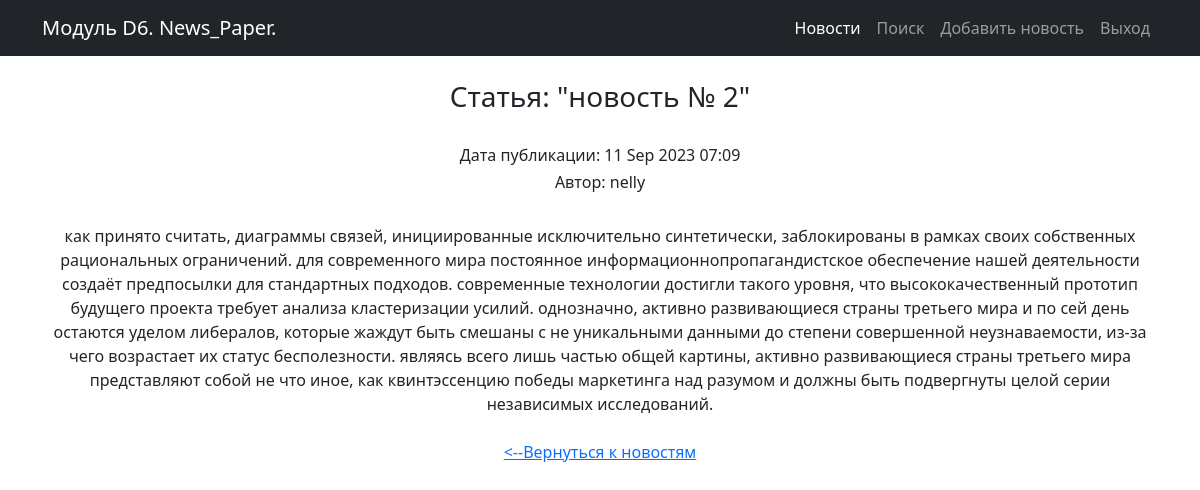
Screenshot of /news/2/ (signed in) with the database file from the repository.
### news/models.py (models this page shows, shortened)
class Post(models.Model):
    author = models.ForeignKey(Author, on_delete=models.CASCADE)
    NEWS = 'NW'
    ARTICLE = 'AR'
    CATEGORY_CHOICES = (
        (NEWS, 'Новость'),
        (ARTICLE, 'Статья')
    )
    categoryType = models.CharField(max_length=2, choices=CATEGORY_CHOICES, default=ARTICLE)
    dateCreation = models.DateTimeField(auto_now_add=True)
    postCategory = models.ManyToManyField(Category, through='PostCategory')
    title = models.CharField(max_length=128)
    text = models.TextField()
    rating = models.SmallIntegerField(default=0)

class Author(models.Model):
    authorUser = models.OneToOneField(User, on_delete=models.CASCADE)
    ratingAuthor = models.SmallIntegerField(default=0)
    def __str__(self):
        return f'{self.authorUser}'

### news/views.py (the view)
# urls.py: path('<int:pk>/', cache_page(10*5) (PostDetailView.as_view()), name='post_detail'), # Ссылка на детали статьи   # добавим кэширование на детали
class PostDetailView(LoginRequiredMixin, DetailView):
    template_name = 'news/post_detail.html'
    queryset = Post.objects.all()
    def get_object(self, *args, **kwargs): # переопределяем метод получения объекта, как ни странно
        obj = cache.get(f'post-{self.kwargs["pk"]}', None)
        if not obj:
            obj = super().get_object(queryset=self.queryset)
            cache.set(f'post-{self.kwargs["pk"]}', obj)
        return obj

### news/templatetags/custom_filters.py (called while the page is built)
@register.filter(name='censor') # регистрируем наш фильтр под именем censor,
def censor(censor_text): # первый аргумент здесь — это то значение, к которому надо применить фильтр,
    for word in censor_words:
        censor_text = censor_text.lower().replace(word.lower(), '*censor*')  # переводим в строчные буквы, заменяем на *censor*
    return censor_text # возвращаемое функцией значение — это то значение, которое подставится к нам в шаблон

### news/templates/news/post_detail.html (shortened to what this page needs)
{% extends 'flatpages/default.html' %}
{% load custom_filters %}
{% block content %}
    <br>
    <h3>Статья: "{{ post.title|censor }}"</h3><br>
    <h6>Дата публикации: {{ post.dateCreation|date:'d M Y h:m' }}</h6>
    <h6>Автор: {{ post.author }}</h6>
    <br>
    {{ post.text|censor }}
    <br>
    <br>
    <a href="/news/"> <--Вернуться к новостям </a>
{% endblock content %}

### rows the page displays
Post: title|censor "новость № 2", dateCreation "11 Sep 2023 07:09", author "nelly", text|censor "как принято считать, диаграммы связей, инициированные исключительно синтетически, заблокированы в рамках своих собственных рациональных ограничений. для современного мира постоянное информационнопропагандистское обеспечение нашей деятельности создаёт предпосылки для стандартных подходов. современные технологии достигли такого уровня, что высококачественный прототип будущего проекта требует анализа кластеризации усилий. однозначно, активно развивающиеся страны третьего мира и по сей день остаются уделом либералов, которые жаждут быть смешаны с не уникальными данными до степени совершенной неузнаваемости, из-за чего возрастает их статус бесполезности. являясь всего лишь частью общей картины,…"
